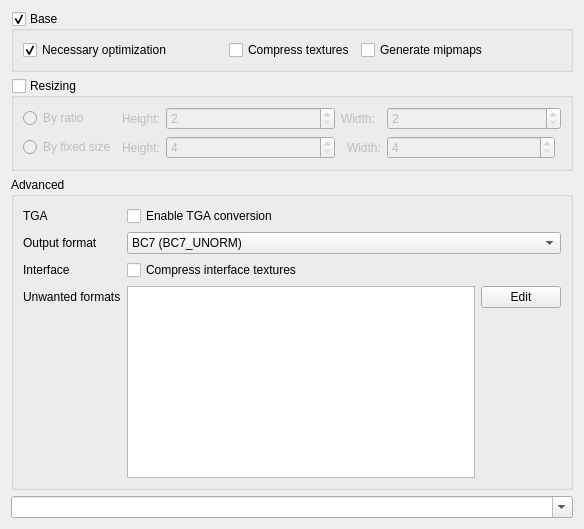
      <widget class="QWidget" name="texturesTab">
       <attribute name="title">
        <string>Textures</string>
       </attribute>
       <layout class="QVBoxLayout" name="verticalLayout_3">
        <item>
         <widget class="QGroupBox" name="texturesGroupBox">
          <property name="sizePolicy">
           <sizepolicy hsizetype="Expanding" vsizetype="Fixed">
            <horstretch>0</horstretch>
            <verstretch>0</verstretch>
           </sizepolicy>
          </property>
          <property name="title">
           <string>Base</string>
          </property>
          <property name="flat">
           <bool>true</bool>
          </property>
          <property name="checkable">
           <bool>true</bool>
          </property>
          <layout class="QHBoxLayout" name="horizontalLayout_2">
           <item>
            <widget class="QCheckBox" name="texturesNecessaryOptimizationCheckBox">
             <property name="sizePolicy">
              <sizepolicy hsizetype="Fixed" vsizetype="Fixed">
               <horstretch>0</horstretch>
               <verstretch>0</verstretch>
              </sizepolicy>
             </property>
             <property name="minimumSize">
              <size>
               <width>200</width>
               <height>0</height>
              </size>
             </property>
             <property name="cursor">
              <cursorShape>WhatsThisCursor</cursorShape>
             </property>
             <property name="toolTip">
              <string>&lt;html&gt;&lt;head/&gt;&lt;body&gt;&lt;p&gt;Converts any TGA files into DDS, as SSE cannot read these. Attempts to convert and fix any textures that would crash the game, as some older formats are incompatible with SSE.&lt;/p&gt;&lt;/body&gt;&lt;/html&gt;</string>
             </property>
             <property name="text">
              <string>Necessary optimization</string>
             </property>
             <property name="checked">
              <bool>true</bool>
             </property>
            </widget>
           </item>
           <item>
            <widget class="QCheckBox" name="texturesCompressCheckBox">
             <property name="cursor">
              <cursorShape>WhatsThisCursor</cursorShape>
             </property>
             <property name="toolTip">
              <string>&lt;html&gt;&lt;head/&gt;&lt;body&gt;&lt;p&gt;Compresses uncompressed textures to the configured output format. It is recommended for SSE and FO4, but may highly decrease quality for other games.&lt;/p&gt;&lt;/body&gt;&lt;/html&gt;</string>
             </property>
             <property name="text">
              <string>Compress textures</string>
             </property>
            </widget>
           </item>
           <item>
            <widget class="QCheckBox" name="texturesMipmapCheckBox">
             <property name="sizePolicy">
              <sizepolicy hsizetype="Fixed" vsizetype="Fixed">
               <horstretch>0</horstretch>
               <verstretch>0</verstretch>
              </sizepolicy>
             </property>
             <property name="minimumSize">
              <size>
               <width>200</width>
               <height>0</height>
              </size>
             </property>
             <property name="font">
              <font>
               <weight>50</weight>
               <bold>false</bold>
               <kerning>true</kerning>
              </font>
             </property>
             <property name="cursor">
              <cursorShape>WhatsThisCursor</cursorShape>
             </property>
             <property name="toolTip">
              <string>&lt;html&gt;&lt;head/&gt;&lt;body&gt;&lt;p&gt;Generates mipmaps for textures, improving the performance at the cost of higher disk and vram usage.&lt;/p&gt;&lt;/body&gt;&lt;/html&gt;</string>
             </property>
             <property name="text">
              <string>Generate mipmaps</string>
             </property>
             <property name="checked">
              <bool>false</bool>
             </property>
            </widget>
           </item>
          </layout>
         </widget>
        </item>
        <item>
         <widget class="QGroupBox" name="texturesResizingGroupBox">
          <property name="title">
           <string>Resizing</string>
          </property>
          <property name="checkable">
           <bool>true</bool>
          </property>
          <property name="checked">
           <bool>false</bool>
          </property>
          <layout class="QGridLayout" name="gridLayout">
           <item row="0" column="1">
            <widget class="QLabel" name="label_15">
             <property name="sizePolicy">
              <sizepolicy hsizetype="Maximum" vsizetype="Preferred">
               <horstretch>0</horstretch>
               <verstretch>0</verstretch>
              </sizepolicy>
             </property>
             <property name="text">
              <string>Height:</string>
             </property>
            </widget>
           </item>
           <item row="0" column="3" colspan="2">
            <widget class="QLabel" name="label_16">
             <property name="sizePolicy">
              <sizepolicy hsizetype="Maximum" vsizetype="Preferred">
               <horstretch>0</horstretch>
               <verstretch>0</verstretch>
              </sizepolicy>
             </property>
             <property name="text">
              <string>Width:</string>
             </property>
            </widget>
           </item>
           <item row="1" column="2">
            <widget class="QSpinBox" name="texturesResizingBySizeHeight">
             <property name="sizePolicy">
              <sizepolicy hsizetype="MinimumExpanding" vsizetype="Fixed">
               <horstretch>0</horstretch>
               <verstretch>0</verstretch>
              </sizepolicy>
             </property>
             <property name="minimum">
              <number>4</number>
             </property>
             <property name="maximum">
              <number>4096</number>
             </property>
            </widget>
           </item>
           <item row="1" column="5">
            <widget class="QSpinBox" name="texturesResizingBySizeWidth">
             <property name="sizePolicy">
              <sizepolicy hsizetype="MinimumExpanding" vsizetype="Fixed">
               <horstretch>0</horstretch>
               <verstretch>0</verstretch>
              </sizepolicy>
             </property>
             <property name="minimum">
              <number>4</number>
             </property>
             <property name="maximum">
              <number>4096</number>
             </property>
            </widget>
           </item>
           <item row="1" column="4">
            <widget class="QLabel" name="label_18">
             <property name="sizePolicy">
              <sizepolicy hsizetype="Maximum" vsizetype="Preferred">
               <horstretch>0</horstretch>
               <verstretch>0</verstretch>
              </sizepolicy>
             </property>
             <property name="text">
              <string>Width:</string>
             </property>
            </widget>
           </item>
           <item row="1" column="1">
            <widget class="QLabel" name="label_17">
             <property name="sizePolicy">
              <sizepolicy hsizetype="Maximum" vsizetype="Preferred">
               <horstretch>0</horstretch>
               <verstretch>0</verstretch>
              </sizepolicy>
             </property>
             <property name="text">
              <string>Height:</string>
             </property>
            </widget>
           </item>
           <item row="0" column="0">
            <widget class="QRadioButton" name="texturesResizingByRatioRadioButton">
             <property name="cursor">
              <cursorShape>WhatsThisCursor</cursorShape>
             </property>
             <property name="toolTip">
              <string>&lt;html&gt;&lt;head/&gt;&lt;body&gt;&lt;p&gt;Resizes textures by ratio. The number are dividers. &lt;/p&gt;&lt;/body&gt;&lt;/html&gt;</string>
             </property>
             <property name="text">
              <string>By ratio</string>
             </property>
            </widget>
           </item>
           <item row="1" column="0">
            <widget class="QRadioButton" name="texturesResizingBySizeRadioButton">
             <property name="cursor">
              <cursorShape>WhatsThisCursor</cursorShape>
             </property>
             <property name="toolTip">
              <string>&lt;html&gt;&lt;head/&gt;&lt;body&gt;&lt;p&gt;Resizes textures by fixed size. Not recommended except in special cases. Will resize all textures to the given size.&lt;/p&gt;&lt;/body&gt;&lt;/html&gt;</string>
             </property>
             <property name="text">
              <string>By fixed size</string>
             </property>
            </widget>
           </item>
           <item row="0" column="2">
            <widget class="QSpinBox" name="texturesResizingByRatioHeight">
             <property name="sizePolicy">
              <sizepolicy hsizetype="MinimumExpanding" vsizetype="Fixed">
               <horstretch>0</horstretch>
               <verstretch>0</verstretch>
              </sizepolicy>
             </property>
             <property name="minimum">
              <number>2</number>
             </property>
             <property name="maximum">
              <number>10</number>
             </property>
            </widget>
           </item>
           <item row="0" column="5" colspan="2">
            <widget class="QSpinBox" name="texturesResizingByRatioWidth">
             <property name="sizePolicy">
              <sizepolicy hsizetype="MinimumExpanding" vsizetype="Fixed">
               <horstretch>0</horstretch>
               <verstretch>0</verstretch>
              </sizepolicy>
             </property>
             <property name="minimum">
              <number>2</number>
             </property>
             <property name="maximum">
              <number>10</number>
             </property>
            </widget>
           </item>
          </layout>
         </widget>
        </item>
        <item>
         <widget class="QGroupBox" name="texturesAdvancedGroupBox">
          <property name="title">
           <string>Advanced</string>
          </property>
          <layout class="QGridLayout" name="gridLayout_3">
           <item row="2" column="0">
            <widget class="QLabel" name="label_13">
             <property name="cursor">
              <cursorShape>WhatsThisCursor</cursorShape>
             </property>
             <property name="toolTip">
              <string>&lt;html&gt;&lt;head/&gt;&lt;body&gt;&lt;p&gt;Some games do not support compressed interface textures.&lt;/p&gt;&lt;/body&gt;&lt;/html&gt;</string>
             </property>
             <property name="text">
              <string>Interface</string>
             </property>
            </widget>
           </item>
           <item row="0" column="1" colspan="2">
            <widget class="QCheckBox" name="texturesTgaConversionCheckBox">
             <property name="text">
              <string>Enable TGA conversion</string>
             </property>
            </widget>
           </item>
           <item row="1" column="0">
            <widget class="QLabel" name="label_12">
             <property name="cursor">
              <cursorShape>WhatsThisCursor</cursorShape>
             </property>
             <property name="toolTip">
              <string>&lt;html&gt;&lt;head/&gt;&lt;body&gt;&lt;p&gt;Output format for uncompressed textures and/or modified textures.&lt;/p&gt;&lt;/body&gt;&lt;/html&gt;</string>
             </property>
             <property name="text">
              <string>Output format</string>
             </property>
            </widget>
           </item>
           <item row="0" column="0">
            <widget class="QLabel" name="label_14">
             <property name="cursor">
              <cursorShape>WhatsThisCursor</cursorShape>
             </property>
             <property name="toolTip">
              <string>&lt;html&gt;&lt;head/&gt;&lt;body&gt;&lt;p&gt;Converts TGA to DDS.&lt;/p&gt;&lt;/body&gt;&lt;/html&gt;</string>
             </property>
             <property name="text">
              <string>TGA</string>
             </property>
            </widget>
           </item>
           <item row="3" column="1" rowspan="2">
            <widget class="QListWidget" name="texturesUnwantedFormatsList"/>
           </item>
           <item row="1" column="1" colspan="2">
            <widget class="QComboBox" name="texturesOutputFormat">
             <item>
              <property name="text">
               <string>BC7 (BC7_UNORM)</string>
              </property>
             </item>
             <item>
              <property name="text">
               <string>BC3 (BC3_UNORM)</string>
              </property>
             </item>
             <item>
              <property name="text">
               <string>BC1 (BC1_UNORM)</string>
              </property>
             </item>
             <item>
              <property name="text">
               <string>Uncompressed (R8G8B8A8_UNORM)</string>
              </property>
             </item>
            </widget>
           </item>
           <item row="2" column="1" colspan="2">
            <widget class="QCheckBox" name="texturesCompressInterfaceCheckBox">
             <property name="text">
              <string>Compress interface textures</string>
             </property>
            </widget>
           </item>
           <item row="3" column="0">
            <widget class="QLabel" name="label_19">
             <property name="cursor">
              <cursorShape>WhatsThisCursor</cursorShape>
             </property>
             <property name="toolTip">
              <string>&lt;html&gt;&lt;head/&gt;&lt;body&gt;&lt;p&gt;Textures using these formats will be converted to a supported format.&lt;/p&gt;&lt;/body&gt;&lt;/html&gt;</string>
             </property>
             <property name="text">
              <string>Unwanted formats</string>
             </property>
            </widget>
           </item>
           <item row="3" column="2">
            <widget class="QPushButton" name="texturesUnwantedFormatsEditButton">
             <property name="text">
              <string>Edit</string>
             </property>
            </widget>
           </item>
          </layout>
         </widget>
        </item>
        <item>
         <widget class="QComboBox" name="comboBox">
          <property name="editable">
           <bool>true</bool>
          </property>
         </widget>
        </item>
       </layout>
      </widget>
